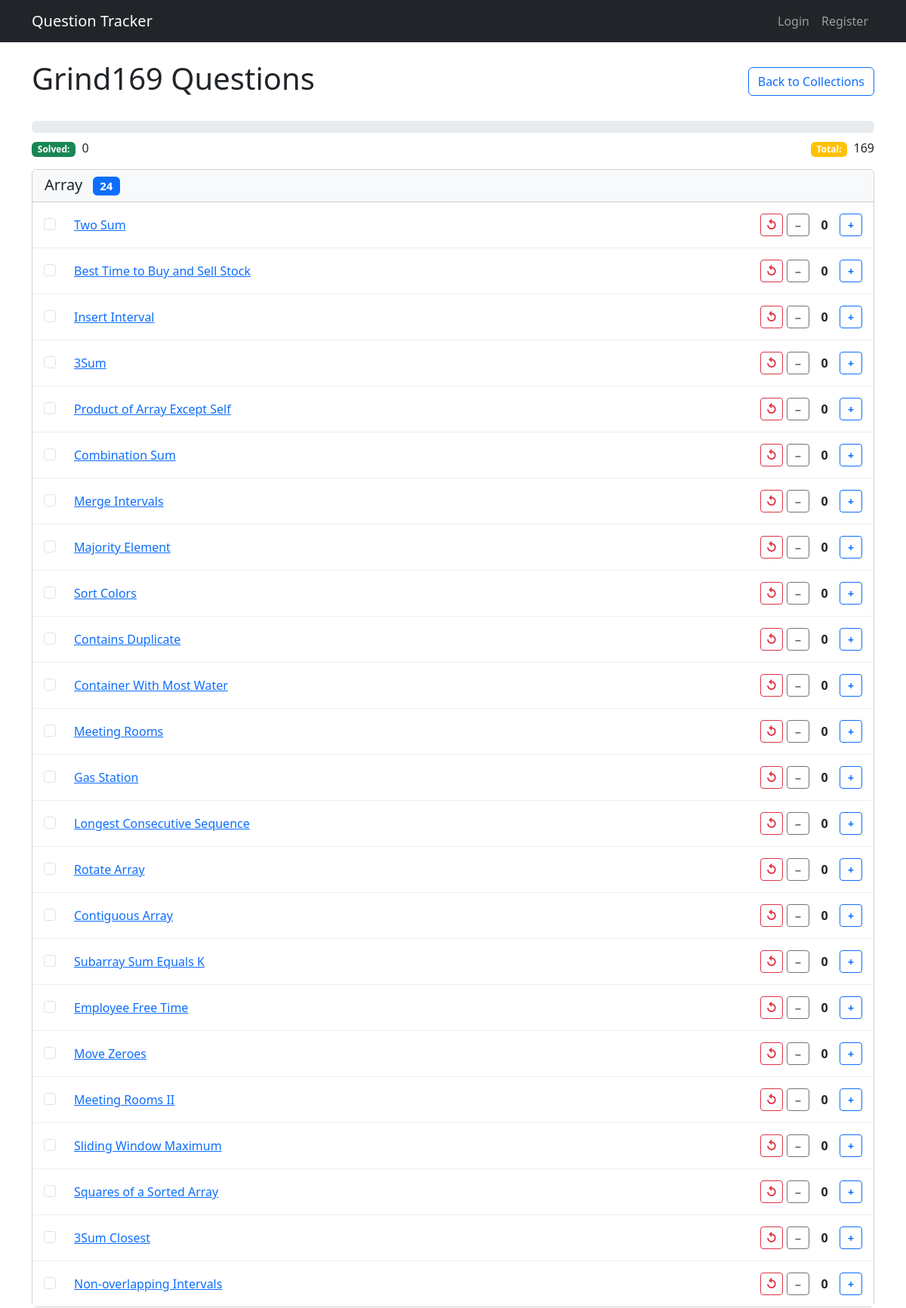
Screenshot of /collection/1/ (upper part) with the database file from the repository.
### tracker/models.py (models this page shows, shortened)
class QuestionCollection(models.Model):
    name = models.CharField(max_length=50)
    description = models.TextField(blank=True)

class Topic(models.Model):
    name = models.CharField(max_length=100)
    collection = models.ForeignKey(QuestionCollection, on_delete=models.CASCADE, related_name='topics')
    class Meta:
        unique_together = ('name', 'collection')

class Question(models.Model):
    title = models.CharField(max_length=200)
    link = models.URLField()
    collection = models.ForeignKey(QuestionCollection, on_delete=models.CASCADE, related_name='questions')
    topic = models.ForeignKey(Topic, on_delete=models.CASCADE, related_name='questions', null=True)

### tracker/views.py (the view, shortened to what this page needs)
# urls.py: path('collection/<int:collection_id>/', views.collection_questions, name='collection_questions'),
def collection_questions(request, collection_id):
    collection = get_object_or_404(QuestionCollection, id=collection_id)
    topics = collection.topics.all().prefetch_related('questions')
    questions = collection.questions.all()
    topics_with_questions = []
    for topic in topics:
        topic_questions = [q for q in questions if q.topic_id == topic.id]
        if topic_questions:
            topics_with_questions.append({
                'topic': topic,
                'questions': topic_questions
            })
    uncategorized = [q for q in questions if q.topic_id is None]
    if uncategorized:
        topics_with_questions.append({
            'topic': None,
            'questions': uncategorized
        })
    return render(request, 'tracker/questions.html', {
        'collection': collection,
        'topics_with_questions': topics_with_questions
    })

### tracker/templates/tracker/questions.html (shortened to what this page needs)
{% extends 'tracker/base.html' %}
{% block content %}
<div class="d-flex justify-content-between align-items-center mb-4">
    <h1>{{ collection.name }} Questions</h1>
    <a href="{% url 'home' %}" class="btn btn-outline-primary">Back to Collections</a>
</div>
<div class="mb-3">
    <div class="progress">
    </div>
    <div class="d-flex justify-content-between mt-2">
        <span>
            <span class="badge bg-success me-1">Solved:</span>
            <span id="solved-count">0</span>
        </span>
        <span>
            <span class="badge bg-warning me-1">Total:</span>
            <span id="total-count">0</span>
        </span>
    </div>
</div>
{% for topic_data in topics_with_questions %}
<div class="card mb-4">
    <div class="card-header bg-light">
        <h5 class="mb-0">
            {% if topic_data.topic %}{{ topic_data.topic.name }}{% else %}Uncategorized{% endif %}
            <span class="badge bg-primary ms-2">{{ topic_data.questions|length }}</span>
        </h5>
    </div>
    <div class="card-body p-0">
        <div class="list-group list-group-flush">
            {% for question in topic_data.questions %}
                <div class="list-group-item question-item">
                    <div class="d-flex justify-content-between align-items-center">
                        <div class="d-flex align-items-center flex-grow-1">
                            <div class="form-check me-3">
                                <input class="form-check-input solve-checkbox" type="checkbox"
                                       data-question-id="{{ question.id }}"
                                       {% if question.is_solved %}checked{% endif %}>
                            </div>
                            <a href="{{ question.link }}" target="_blank" class="question-link {% if question.is_solved %}text-decoration-line-through{% endif %}">
                                {{ question.title }}
                            </a>
                        </div>
                        <div class="review-counter">
                            <button class="btn btn-sm btn-outline-danger reset-btn" title="Reset Counter"
                                    data-question-id="{{ question.id }}">↺</button>
                            <button class="btn btn-sm btn-outline-secondary decrement-btn" title="Decrease Count"
                                    data-question-id="{{ question.id }}">−</button>
                            <span class="counter-value" id="counter-{{ question.id }}">
                                {{ question.review_count|default:0 }}
                            </span>
                            <button class="btn btn-sm btn-outline-primary increment-btn" title="Increase Count"
                                    data-question-id="{{ question.id }}">+</button>
                        </div>
                    </div>
                </div>
            {% endfor %}
        </div>
    </div>
</div>
{% endfor %}
{% endblock %}

### tracker/templates/tracker/base.html (style rules this page uses)
.question-item { padding: 15px; border-bottom: 1px solid #eee; }
.review-counter { display: flex; align-items: center; gap: 5px; }
.counter-value { min-width: 30px; text-align: center; font-weight: bold; }
.increment-btn, .decrement-btn, .reset-btn { width: 30px; height: 30px; display: flex; align-items: center; justify-content: center; padding: 0; font-weight: bold; }
.reset-btn { font-size: 16px; }

### rows the page displays
QuestionCollection: name "Grind169"
Topic: topic.name "Array", questions|length "24"
Question: title "Two Sum", review_count "0"
Question: title "Best Time to Buy and Sell Stock", review_count "0"
Question: title "Insert Interval", review_count "0"
Question: title "3Sum", review_count "0"
Question: title "Product of Array Except Self", review_count "0"
Question: title "Combination Sum", review_count "0"
Question: title "Merge Intervals", review_count "0"
Question: title "Majority Element", review_count "0"
Question: title "Sort Colors", review_count "0"
Question: title "Contains Duplicate", review_count "0"
Question: title "Container With Most Water", review_count "0"
Question: title "Meeting Rooms", review_count "0"
Question: title "Gas Station", review_count "0"
Question: title "Longest Consecutive Sequence", review_count "0"
Question: title "Rotate Array", review_count "0"
Question: title "Contiguous Array", review_count "0"
Question: title "Subarray Sum Equals K", review_count "0"
Question: title "Employee Free Time", review_count "0"
Question: title "Move Zeroes", review_count "0"
Question: title "Meeting Rooms II", review_count "0"
Question: title "Sliding Window Maximum", review_count "0"
Question: title "Squares of a Sorted Array", review_count "0"
Question: title "3Sum Closest", review_count "0"
Question: title "Non-overlapping Intervals", review_count "0"
